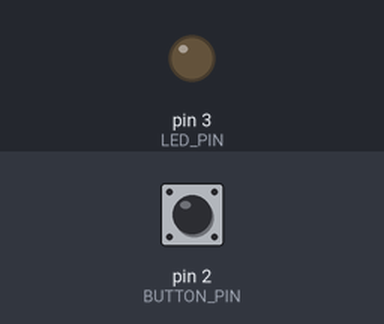
This sketch was run on a simulated Arduino Uno, built with avr-gcc and run on an emulated ATmega328P. Parts: output pins drawn as LEDs (lit = HIGH). The inputs (shaded band) are chosen by the test bench; at power-on: pin 2 (BUTTON_PIN) HIGH.

Above: at 1.2 s.
1.3 s: pin 2 (BUTTON_PIN) pulled LOW for 0.15 s
At 1.37 s:
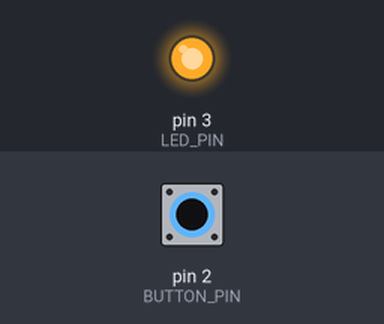
2.9 s: pin 2 (BUTTON_PIN) pulled LOW for 3.2 s
At 6.4 s:
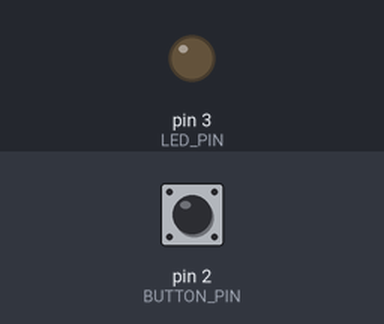
Timing chart, 0 to 7.9 s (numbered marks = the images above; inputs shaded):
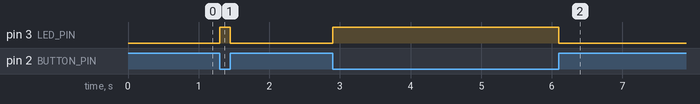

The sketch:

main.ino
```cpp
#define BUTTON_PIN 2
#define LED_PIN 3

bool button = 0, led = 0;
//bool/digital: 0/1, false/true, LOW/HIGH

//Configurações
void setup()
{
    // dizendo como o Pino vai funcionar
    pinMode(BUTTON_PIN,INPUT_PULLUP);
    pinMode(LED_PIN,OUTPUT);
}

//Logica
void loop()
{
    // I/O's
    button = !digitalRead(BUTTON_PIN);
    digitalWrite(LED_PIN, led);
    //botão recebe o sinal do botão

    if(button == HIGH){//se o botão tiver 1 o led vai ligar se não ele desliga
        led = 1;
    }
    else{
        led = 0;
    }
}
```

Measured:
- after the input at 1.3 s, pin 3 (LED_PIN): LOW → HIGH at once, → LOW 0.15 s later
- after the input at 2.9 s, pin 3 (LED_PIN): LOW → HIGH at once, → LOW 3.2 s later
